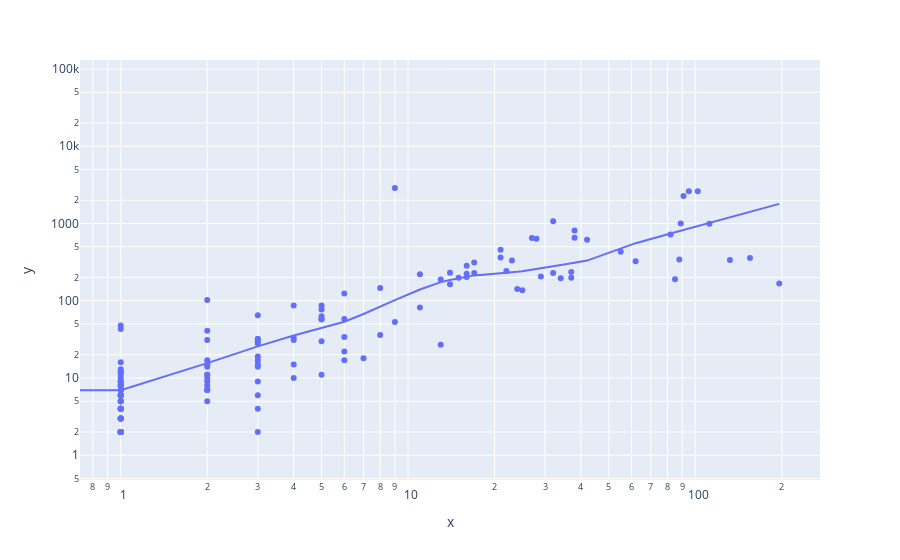

Notebook cell for this chart:
### Markdown cell above
Nhận xét biểu đồ:
- Nhìn sơ, ta có thể thấy được có thể thấy được tỉ lệ mắc bệnh có vẻ được phân bố theo một cách nào đó khi mà các nước có tỉ lệ nhiễm thấp lại ở gần nhau (Lục địa châu Phi) và phần nhỏ phía Tây Châu Á, nhưng đa phần các khu vực này có nhiệt độ và độ ẩm không thích hợp với Covid nên tỉ lệ bị nhiễm sẽ thấp hơn với phần còn lại của thế giới
- Tuy nhiên khi ta xem xét thêm về điều kiện kiểm tra bệnh, thì tại các khu vực này cũng có điều kiện kiểm tra thấp nhất trên toàn thế giới, vậy liệu điều này có phải là lí do giải thích cho việc khu vực này ghi nhận ít ca bênh hơn khu vực khác ?

### Code cell
px.scatter(
            x=covid_df['1 Test every X ppl'],
            y = covid_df['1 Case every X ppl'],
            log_y= True,log_x=True,
            trendline="lowess"
        )

### Figure 1 — Plotly figure (JSON) as saved in the notebook; plotly's stock layout.template omitted (floating-point values rounded to 4 significant figures; data arrays with more than 128 entries replaced by an {"elided": "..."} marker saying what was removed)
{"data": [{"hovertemplate": "x=%{x}<br>y=%{y}<extra></extra>", "legendgroup": "", "marker": {"color": "#636efa", "symbol": "circle"}, "mode": "markers", "name": "", "orientation": "v", "showlegend": false, "type": "scatter", "x": {"elided": "231 int values"}, "xaxis": "x", "y": {"elided": "231 int values"}, "yaxis": "y"}, {"hovertemplate": "<b>LOWESS trendline</b><br><br>x=%{x}<br>y=%{y} <b>(trend)</b><extra></extra>", "legendgroup": "", "marker": {"color": "#636efa", "symbol": "circle"}, "mode": "lines", "name": "", "showlegend": false, "type": "scatter", "x": {"elided": "231 int values"}, "xaxis": "x", "y": {"elided": "231 float values"}, "yaxis": "y"}], "layout": {"legend": {"tracegroupgap": 0}, "margin": {"t": 60}, "xaxis": {"anchor": "y", "domain": [0, 1], "title": {"text": "x"}, "type": "log"}, "yaxis": {"anchor": "x", "domain": [0, 1], "title": {"text": "y"}, "type": "log"}}}
